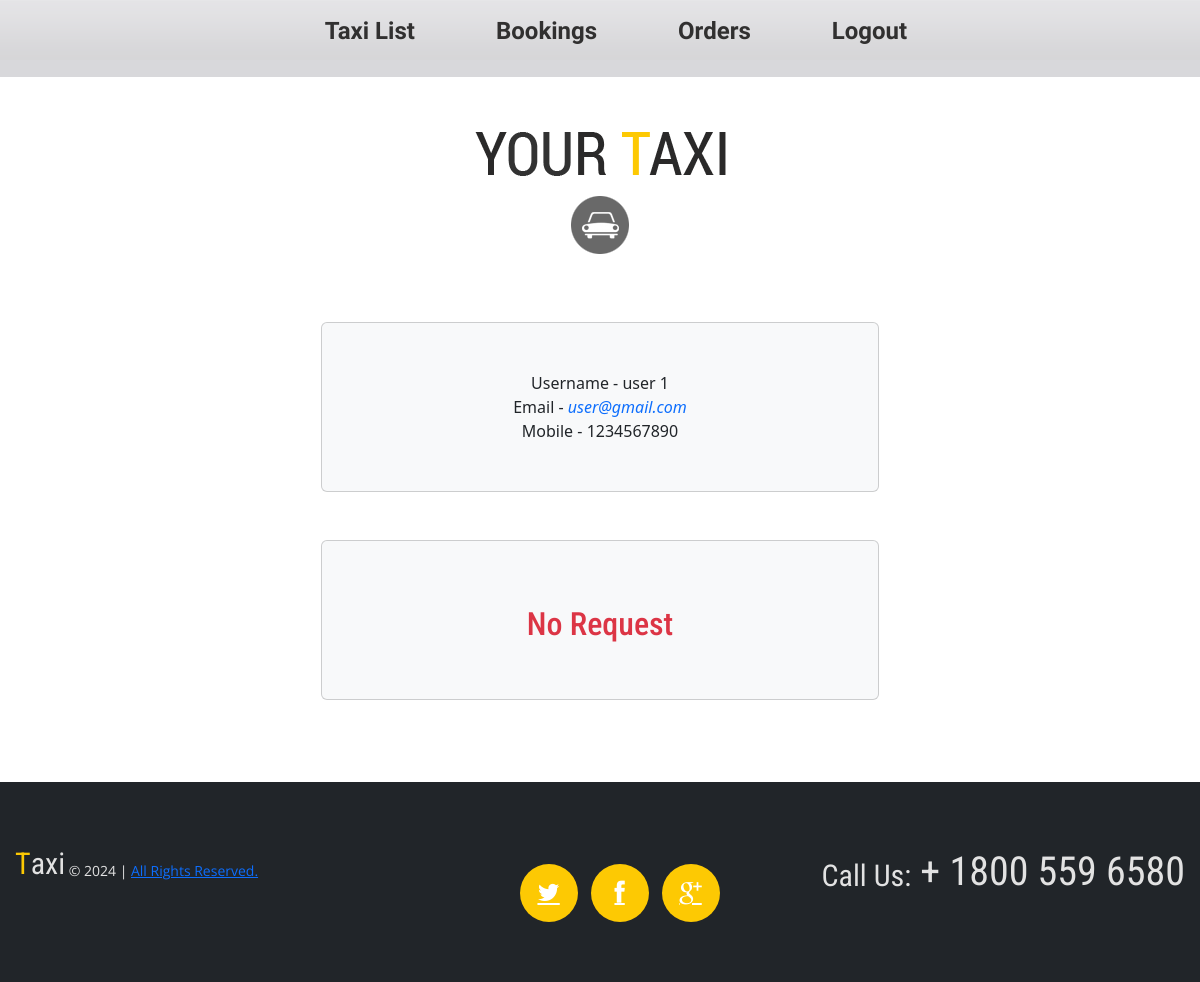
/myorder/ (signed in), run on the app's committed database.
### app1/models.py (models this page shows, shortened)
class Registeration(models.Model):
    name=models.CharField(max_length=30,null=True)
    mobile=models.CharField(max_length=30,null=True)
    email=models.EmailField()
    password=models.CharField(max_length=30,null=True)
    city=models.CharField(max_length=40,null=True)
    country=models.CharField(max_length=40,null=True)
    pincode=models.CharField(max_length=30,null=True)

### app1/views.py (the view)
# urls.py: path('myorder/',myorder,name='myorder'),
def myorder(request):
    if 'email1' in request.session.keys():
        try:
            user=Registeration.objects.get(email=request.session['email1'])
            taxi=TaxiBooking.objects.get(user=user,is_finished=False)
            taxi_details=TaxiDetails.objects.get(taxi_no=taxi.taxi)
            if request.method=='POST':
                taxi.is_finished=True
                taxi_details.is_booked=False
                taxi_details.is_accepted=False
                taxi_details.save()
                taxi.delete()
                return redirect('search')
            return render(request,'myorder.html',{'model':taxi,'user':user})
        except:
            return render(request,'myorder.html',{'model':'No data','user':user})
    else:
        return redirect('signinin')

### app1/templates/myorder.html
{% extends 'customer_base.html' %}
{% load static %}
{% block body %}
    <div class="container mt-5">
      <div class="card col-md-6 m-auto p-5 bg-light">
        <div class="text-center">
          Username - {{ user.name }}<br>
          Email - <i class="text-primary">{{ user.email }}</i><br>
          Mobile - {{ user.mobile }}<br>
        </div>
      </div>
      <div class="mt-5">
        <div class="card col-md-6 m-auto p-5 bg-light">
          {% if 'No data' != model %}
          <div class="text-center">
            Taxi - {{ model.taxi.taxi_no }}<br>
            Taxi Approved - {% if model.taxi.is_accepted %} <i class="text-success">Yes</i> {% else %} <i class="text-danger">No</i> {% endif %} <br>
            Driver Name - {{ model.taxi.driver.name }} <br>
            Driver Mobile - <i class="text-primary"> {{ model.taxi.driver.mobile }} </i> <br>
            Taxi Price - {{ model.taxi.price }} <br>
          </div>
          {% if model.taxi.is_accepted  %}
          <div class="text-center mt-5">
            <form method="post">
              {% csrf_token %}
              <input
                type="text"
                class="inputclass"
                value="{{ i.taxi.taxi_no }}"
                name="taxi_no"
                hidden />
              <button type="submit" class="btn btn-success">
                TRIP COMPLETE
              </button>
            </form>
          </div>
          {% else %}
          <div class="text-center  mt-3 text-danger">Not Accepted</div>
          {% endif %}
          {% else %}
          <div class="text-center  mt-3 text-danger"><h2>No Request</h2></div>
          {% endif %}
        </div>
      </div>
    </div>
{% endblock %}

### app1/static/css/style.css (style rules this page uses)
html { width: 100%; }
* { -webkit-text-size-adjust: none; }
body { position: relative; background-color: #4a4a4a; color: #878787; font: 14px/20px 'Open Sans', sans-serif; }
h1, h2, h3, h4, h5, h6 { font-weight: normal; color: #3e454c; font-family: 'Roboto Condensed', sans-serif; }

### app1/static/css/grid.css (style rules this page uses)
body { min-width: 1200px; }

### data on the page
Registeration: name "user 1", email "user@gmail.com", mobile "1234567890"
